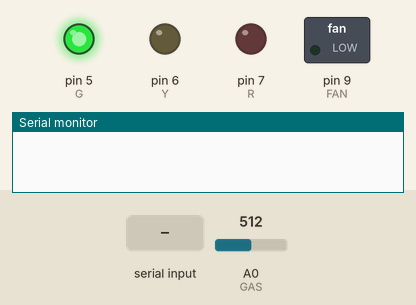
This sketch was run on a simulated Arduino Uno, built with avr-gcc and run on an emulated ATmega328P. Shown: switched loads named in the sketch (green lamp = pin HIGH), output pins drawn as LEDs (lit = HIGH), the last lines printed to the serial monitor. The inputs (shaded band) are chosen by the test bench; at power-on: A0 (GAS) = 512.

Above: at 1.2 s.
1.3 s: "RISK:MEDIUM\n" received over Serial
At 2.2 s:
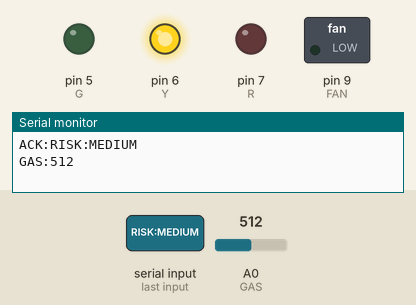
2.8 s: "RISK:HIGH\n" received over Serial
At 3.3 s:
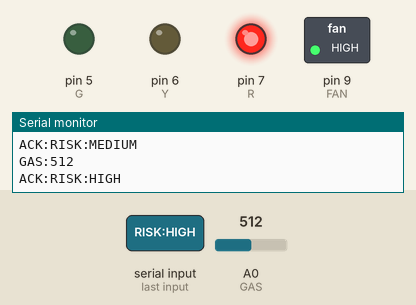
4.3 s: "FAN:OFF\n" received over Serial
At 5.6 s:
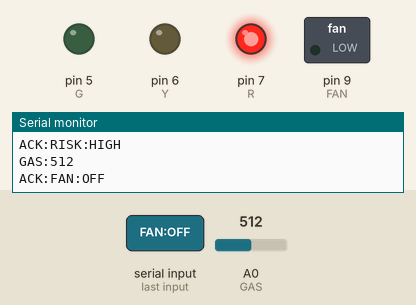
Timing chart, 0 to 7.3 s (numbered marks = the images above; inputs shaded):
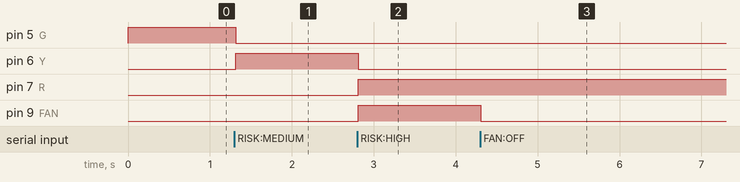

The sketch:

odor_fan.ino
```cpp
const int FAN=9, G=5, Y=6, R=7, GAS=A0;
String buf;
void setLed(int g,int y,int r){digitalWrite(G,g);digitalWrite(Y,y);digitalWrite(R,r);}
void setup(){
  Serial.begin(9600); pinMode(FAN,OUTPUT); pinMode(G,OUTPUT);
  pinMode(Y,OUTPUT); pinMode(R,OUTPUT); setLed(1,0,0);
}
void loop(){
  while(Serial.available()){
    char ch=Serial.read();
    if(ch=='\n'){ handle(buf); buf=""; } else buf+=ch;
  }
  static unsigned long t=0;
  if(millis()-t>2000){t=millis(); Serial.print("GAS:"); Serial.println(analogRead(GAS));}
}
void handle(String s){
  s.trim();
  if(s=="RISK:LOW"){setLed(1,0,0); digitalWrite(FAN,LOW);}
  else if(s=="RISK:MEDIUM"){setLed(0,1,0); digitalWrite(FAN,LOW);}
  else if(s=="RISK:HIGH"){setLed(0,0,1); digitalWrite(FAN,HIGH);}
  else if(s=="FAN:ON") digitalWrite(FAN,HIGH);
  else if(s=="FAN:OFF") digitalWrite(FAN,LOW);
  Serial.print("ACK:"); Serial.println(s);
}
```

Measured:
- after the input at 1.3 s, pin 5 (G): HIGH → LOW at once; pin 6 (Y): LOW → HIGH at once
- after the input at 2.8 s, pin 6 (Y): HIGH → LOW at once; pin 7 (R), pin 9 (FAN): LOW → HIGH at once
- after the input at 4.3 s, pin 9 (FAN): HIGH → LOW at once
